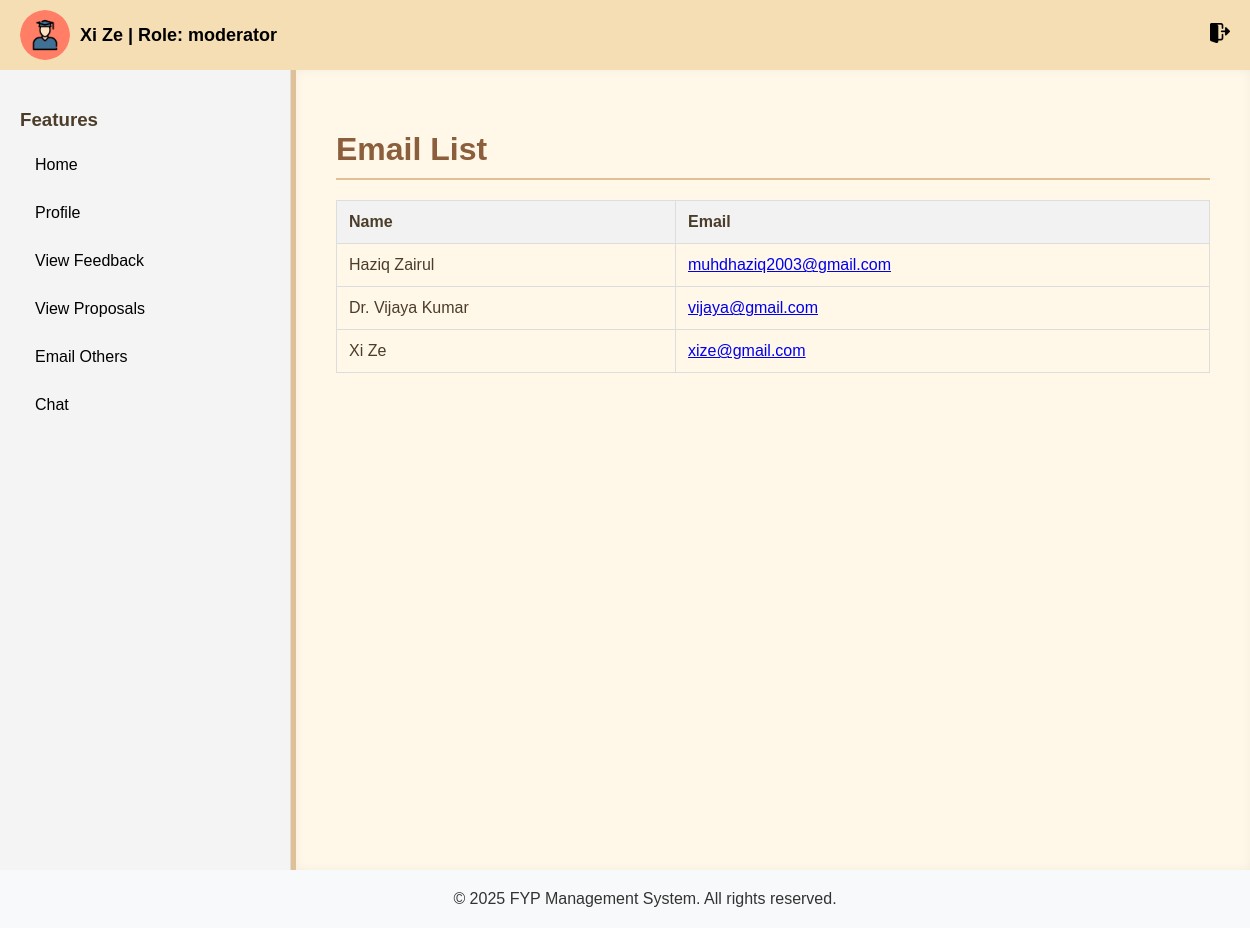
Page /email.php (signed in) on the earlier database version.
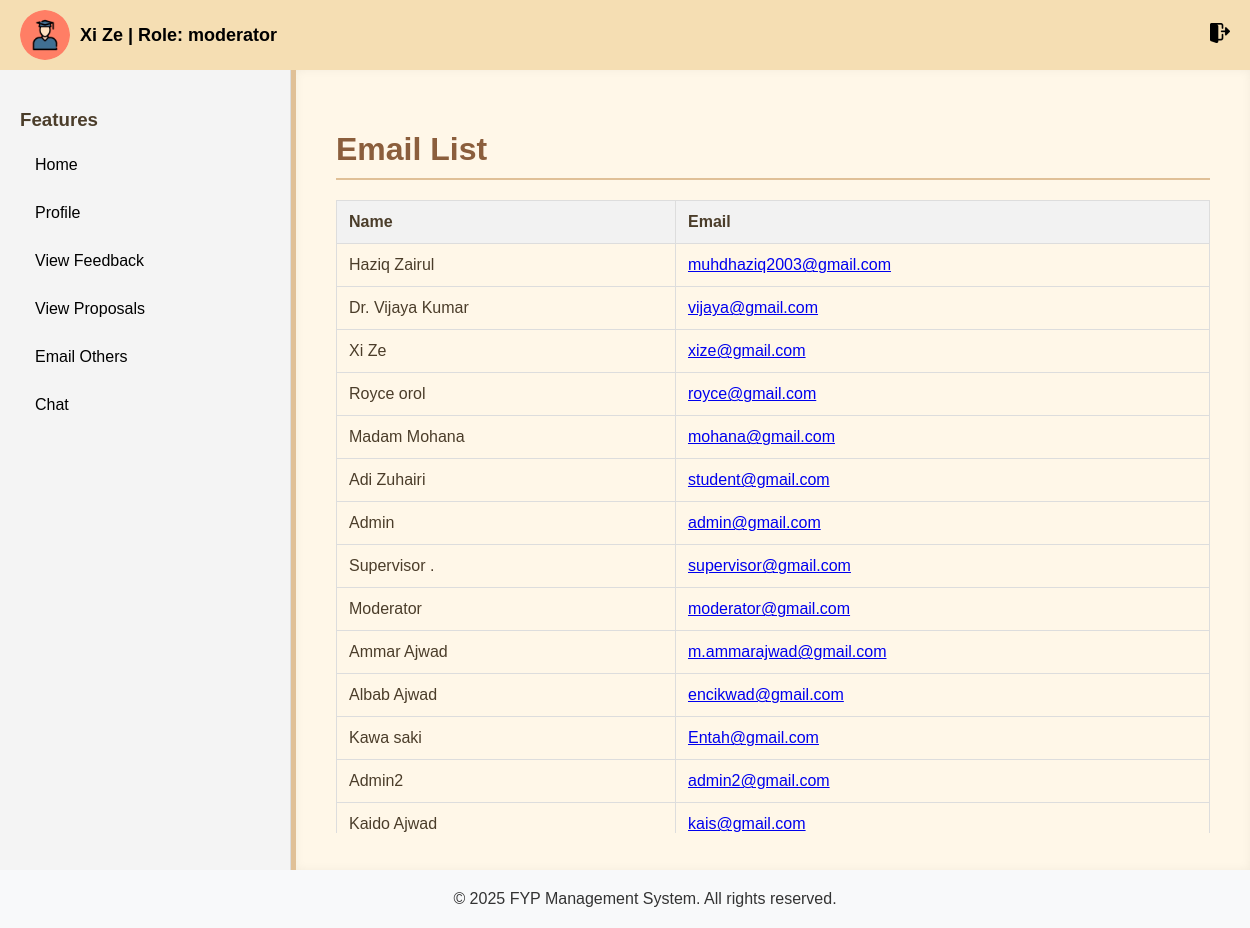
Same page on the later database version.
### tables this page shows
CREATE TABLE `users` (
  `id` int(11) NOT NULL,
  `first_name` varchar(255) NOT NULL,
  `last_name` varchar(255) NOT NULL,
  `email` varchar(255) NOT NULL,
  `student_id` varchar(255) NOT NULL,
  `password` varchar(255) NOT NULL,
  `role` enum('student','moderator','admin','supervisor') NOT NULL DEFAULT 'student',
  `created_at` timestamp NOT NULL DEFAULT current_timestamp(),
  `status` enum('active','suspended') DEFAULT 'active'
);

### email.php (the view, shortened to what this page needs)
<?php
include 'db_connection.php';
$query = "SELECT email, first_name, last_name FROM users";
$result = $conn->query($query);
$users = $result->fetch_all(MYSQLI_ASSOC);
?>
<!DOCTYPE html>
<html lang="en">
<head>
    <link rel="stylesheet" href="css/dashboard.css">
    <link rel="stylesheet" href="css/header.css">
</head>
<body>
    <?php include 'includes/header.php'; ?>
    <div class="dashboard-container">
        <?php include 'includes/sidebar.php'; ?>
        <div class="dashboard-main">
            <h1>Email List</h1>
            <?php if (!empty($users)): ?>
                <table>
                    <thead>
                        <tr>
                            <th>Name</th>
                            <th>Email</th>
                        </tr>
                    </thead>
                    <tbody>
                        <?php foreach ($users as $user): ?>
                            <tr>
                                <td><?= htmlspecialchars($user['first_name'] . ' ' . $user['last_name']); ?></td>
                                <td>
                                    <a href="https://mail.google.com/mail/?view=cm&fs=1&to=<?= urlencode($user['email']); ?>" target="_blank">
                                        <?= htmlspecialchars($user['email']); ?>
                                    </a>
                                </td>
                            </tr>
                        <?php endforeach; ?>
                    </tbody>
                </table>
            <?php else: ?>
                <p>No users found.</p>
            <?php endif; ?>
        </div>
    </div>
    <?php include 'includes/footer.php'; ?>
</body>
</html>

Differences in the rows shown:
added users: first_name+last_name "Royce orol", email "royce@gmail.com"
added users: first_name+last_name "Madam Mohana", email "mohana@gmail.com"
added users: first_name+last_name "Adi Zuhairi", email "student@gmail.com"
added users: first_name+last_name "Admin", email "admin@gmail.com"
added users: first_name+last_name "Supervisor .", email "supervisor@gmail.com"
added users: first_name+last_name "Moderator", email "moderator@gmail.com"
added users: first_name+last_name "Ammar Ajwad", email "m.ammarajwad@gmail.com"
added users: first_name+last_name "Albab Ajwad", email "encikwad@gmail.com"
added users: first_name+last_name "Kawa saki", email "Entah@gmail.com"
added users: first_name+last_name "Admin2", email "admin2@gmail.com"
added users: first_name+last_name "Kaido Ajwad", email "kais@gmail.com"
